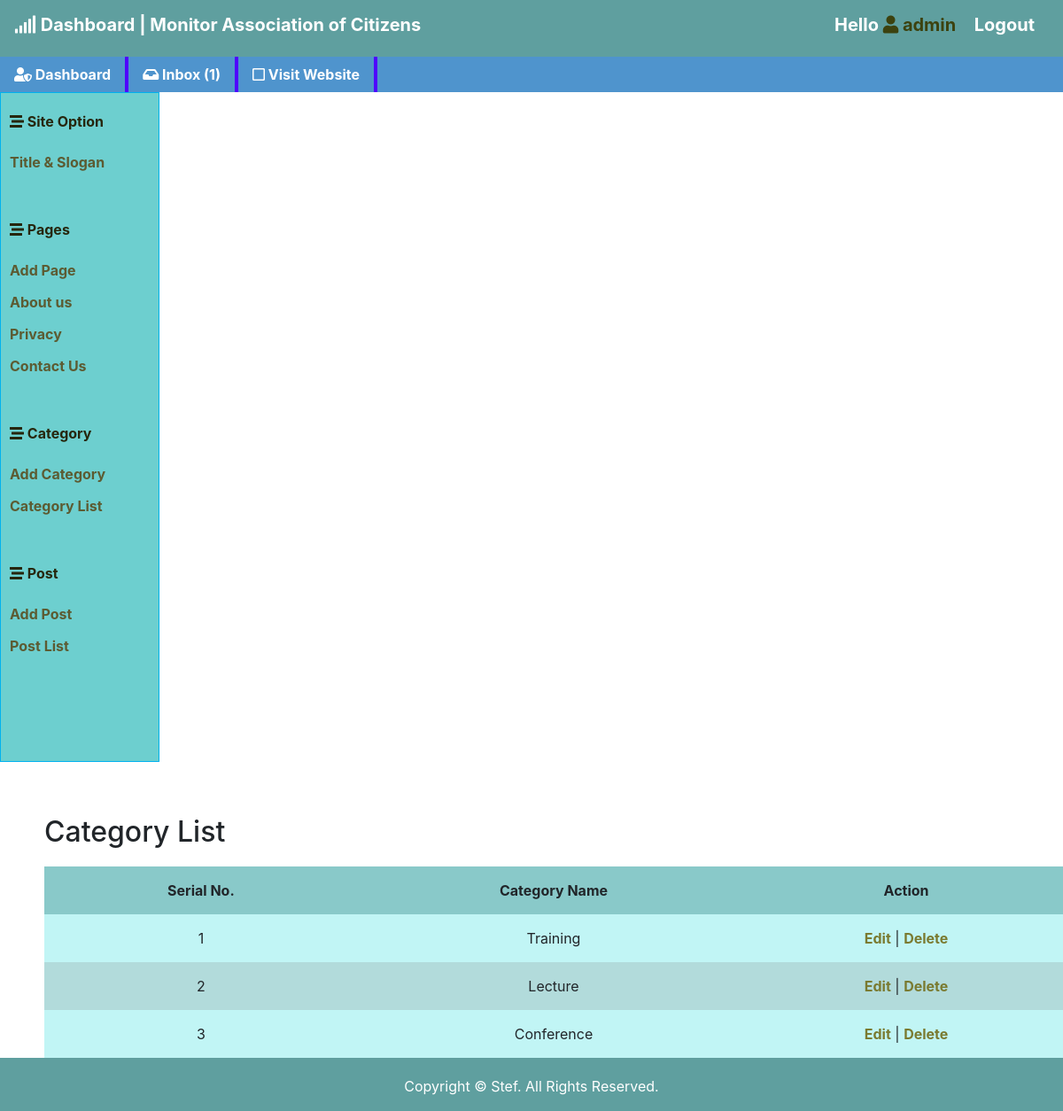
Screenshot of /admin/catList.php (signed in) with the database file from the repository.
### tables this page shows
CREATE TABLE `page` (
  `id` int(10) UNSIGNED NOT NULL,
  `page_title` varchar(200) NOT NULL,
  `page_body` text NOT NULL
);

CREATE TABLE `category` (
  `id` int(10) UNSIGNED NOT NULL,
  `name` varchar(200) NOT NULL
);

### classes/database.php (called while the page is built, shortened)
<?php
Class Database {
	public $host   = DB_HOST;
	public $user   = DB_USER;
	public $pass   = DB_PASS;
	public $dbname = DB_NAME;
	public $link;
	private function connectDB() {
		$this->link = new mysqli($this->host, $this->user, $this->pass, $this->dbname);
 }
	public function select($query) {
		$result = $this->link->query($query) or die($this->link->error.__LINE__);
		if($result->num_rows > 0){
			return $result;
		}
		else {
			return false;
		}
	}
}
?>

### admin/catList.php (the view, shortened to what this page needs)
<?php
include "inc/header.php";
include "inc/sidebar.php";
?>
  <div class="main-box">
    	<div class="box">
      		<h2 style="margin: 10px 0 20px;">Category List</h2>
      		<div class="block">
      			<table>
        			<thead>
        				<tr>
        					<th width="8%">Serial No.</th>
        					<th width="10%">Category Name</th>
        					<th width="8%">Action</th>
        				</tr>
        			</thead>
        			<tbody>
        				<?php
        					$query = "SELECT * FROM category ORDER BY id DESC";
        					$category = $database->select($query);
        					if($category) {
        						$i = 0;
        						while($result = $category->fetch_assoc()){
        							$i++;
        			   ?>
        				<tr>
        					<td><?php echo $i; ?></td>
        					<td><?php echo $result['name']; ?></td>
        					<td><a href="editCat.php?catid=<?php echo $result['id']; ?>">Edit</a> | <a onlick="return confirm('Are you sure want to delete?');" href="?delcat=<?php echo $result['id']; ?>">Delete</a></td>
        				</tr>
        				<?php }
        					}
        					?>
        			</tbody>
      		</table>
      		</div>
    	</div>
  </div>
<?php
include "inc/footer.php";
?>

### admin/inc/sidebar.php
<div class="sidebar">
    <ul>
       <li><a><i class="fas fa-stream"></i> Site Option</a>
            <ul>
                <li><a href="titleslogan.php">Title & Slogan</a></li>
            </ul>
        </li>
         <li><a><i class="fas fa-stream"></i> Pages</a>
            <ul>
                <li><a href="addpage.php">Add Page</a></li>
                <?php
                $query = "SELECT * FROM page";
                $pages = $database->select($query);
                if($pages) {
                    while($result = $pages->fetch_assoc()) { ?>
                      <li><a href='../page.php?pageid=<?php echo $result['id']; ?>'><?php echo $result['page_title']; ?></a></li>
                <?php } } ?>
                <li><a href="../contact.php">Contact Us</a></li>
            </ul>
        </li>
        <li><a><i class="fas fa-stream"></i> Category</a>
            <ul>
                <li><a href="addcat.php">Add Category</a> </li>
                <li><a href="catlist.php">Category List</a> </li>
            </ul>
        </li>
        <li><a><i class="fas fa-stream"></i> Post</a>
            <ul>
                <li><a href="addpost.php">Add Post</a> </li>
                <li><a href="postlist.php">Post List</a> </li>
            </ul>
        </li>
    </ul>
</div>

### admin/css/style.css (style rules this page uses)
* { margin: 0; padding: 0; }
body { padding: 0; margin: 0; font-family:'Roboto','Century Gothic','Arial','AppleGothic',sans-serif; font-size: 1.1em; line-height: 1.2em; background-color: #f0f0c5; color: #444; }
a { color: #000; font-weight: bold; text-decoration: none; }
h2 { font-size: 24px; }
.main-box { background-color: #f0f0c5; }
.box { float: left; padding: 50px 0 0 50px; }
.sidebar { float: left; background: #6dcfcf; border: 1px solid #00B2EE; padding: 10px; width: 180px; color: #26260c; list-style: none; }
.sidebar ul { padding-top: 10px; padding-bottom: 40px; }
.sidebar a { display: block; padding-bottom: 12px; list-style: none; color: #5c5b32; }
table { width: 100%; border-collapse: collapse; }
table th, td { padding: 15px 0px ; text-align: center; }
table th { background-color: #89c9c9; }
tr:nth-child(odd) { background-color: #c1f5f5; }
tr:nth-child(even) { background-color: #b2dbdb; }
table a { color: #7a7a30; }

### rows the page displays
page: page_title "About us"
page: page_title "Privacy"
category: name "Training"
category: name "Lecture"
category: name "Conference"

### other values shown
$username "admin"
$count = mysqli_num_rows($msg).")" "1)"
